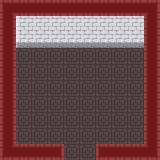

Tiled map render using the project's own tile images. Description and the whole map definition, tile-layer contents included, below:
An orthogonal 10x10 tile map with 16x16 px tiles, 2 tile layers (FLOOR1, COLLISION), 3 tilesets.

<map version="1.2" tiledversion="2019.11.12" orientation="orthogonal" renderorder="right-down" compressionlevel="0" width="10" height="10" tilewidth="16" tileheight="16" infinite="0" nextlayerid="3" nextobjectid="1">
 <tileset firstgid="1" name="dungeon1" tilewidth="16" tileheight="16" tilecount="48" columns="8">
  <image source="tiles/ground/dungeon1.png" width="128" height="96" />
 </tileset>
 <tileset firstgid="49" name="pipo" tilewidth="16" tileheight="16" tilecount="1992" columns="8">
  <image source="tiles/pipo.png" width="128" height="3984" />
 </tileset>
 <tileset firstgid="2041" name="collision" tilewidth="16" tileheight="16" tilecount="64" columns="8">
  <image source="collision.png" width="128" height="128" />
 </tileset>
 <layer id="1" name="FLOOR1" width="10" height="10">
  <data encoding="csv">
9,3,3,3,3,3,3,3,3,10,
13,465,466,466,466,466,466,466,466,13,
13,473,474,474,474,474,474,474,474,13,
13,374,374,374,374,374,374,374,374,13,
13,374,374,374,374,374,374,374,374,13,
13,374,374,374,374,374,374,374,374,13,
13,374,374,374,374,374,374,374,374,13,
13,374,374,374,374,374,374,374,374,13,
13,374,374,374,374,374,374,374,374,13,
17,3,3,4,374,374,2,3,3,18
</data>
 </layer>
 <layer id="2" name="COLLISION" width="10" height="10" opacity="0.34">
  <data encoding="csv">
2041,2041,2041,2041,2041,2041,2041,2041,2041,2041,
2041,0,0,0,0,0,0,0,0,2041,
2041,0,0,0,0,0,0,0,0,2041,
2041,0,0,0,0,0,0,0,0,2041,
2041,0,0,0,0,0,0,0,0,2041,
2041,0,0,0,0,0,0,0,0,2041,
2041,0,0,0,0,0,0,0,0,2041,
2041,0,0,0,0,0,0,0,0,2041,
2041,0,0,0,0,0,0,0,0,2041,
2041,2041,2041,2041,0,0,2041,2041,2041,2041
</data>
 </layer>
</map>
